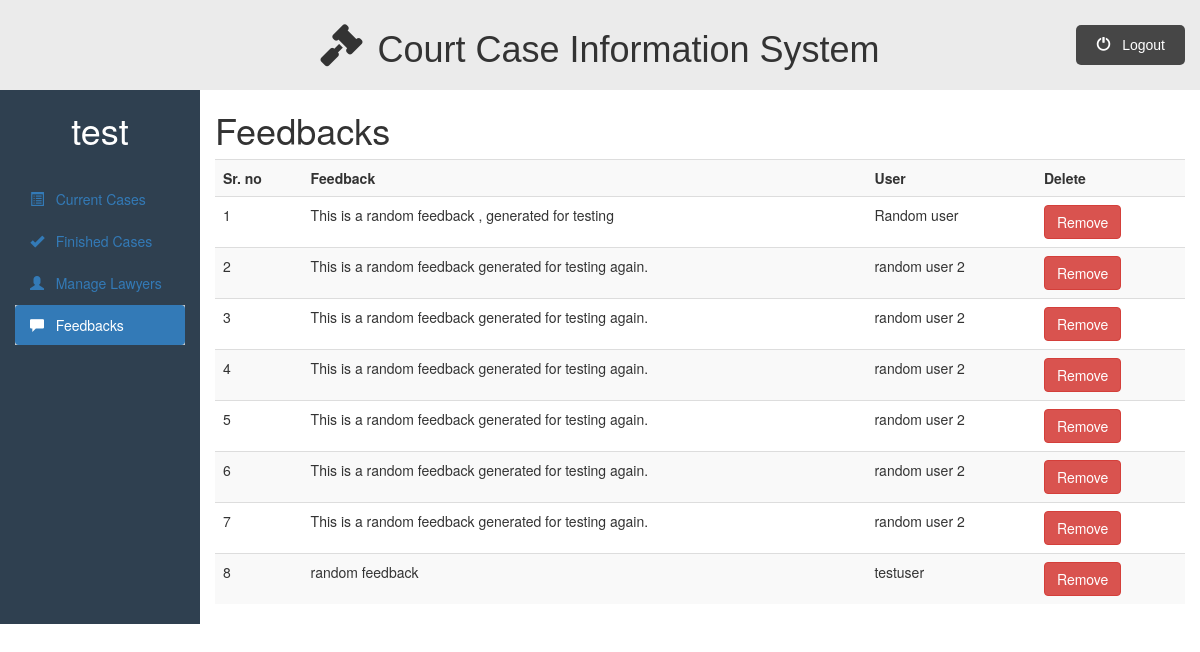
The app's page /admin_dashboard.php?q=feedbacks (signed in) with its own data.
### tables this page shows
CREATE TABLE `feedbacks` (
  `feedback_id` int(11) NOT NULL,
  `feedback_content` varchar(200) NOT NULL,
  `user_name` varchar(50) NOT NULL
);

### admin/feedbacks.php (the view, shortened to what this page needs)
<div class="container-fluid">
    <div class="row">
        <div class="col-sm-2">
            <h1>
                <?php echo $_SESSION["admin_name"]; ?>
            </h1>
            <br>
            <ul id="side_menu" class="nav nav-pills nav-stacked">
                <li class="">
                    <a href="admin_dashboard.php">
                        <span class="glyphicon glyphicon-list-alt"></span>
                        &nbsp; Current Cases
                     </a>
                </li>
                <li class="">
                    <a href="admin_dashboard.php?q=finishedcases">
                        <span class="glyphicon glyphicon-ok"></span>
                        &nbsp; Finished Cases
                    </a>
                </li>
                <li class="">
                    <a href="admin_dashboard.php?q=managelawyers">
                        <span class="glyphicon glyphicon-user"></span>
                        &nbsp; Manage Lawyers
                    </a>
                </li>
                <li class="active">
                    <a href="admin_dashboard.php?q=feedbacks">
                        <span class="glyphicon glyphicon-comment"></span>
                        &nbsp; Feedbacks
                    </a>
                </li>
            </ul>
       </div>
       <div class="col-sm-10">
            <h1>Feedbacks</h1>
            <div class="table-responsive">
                <table class="table table-striped table-hover">
                    <tr>
                        <th>Sr. no</th>
                        <th>Feedback</th>
                        <th>User</th>
                        <th>Delete</th>
                    </tr>
                        <?php
                            require_once("includes/db.php");
                            if ($con) {
                                $x=1;
                                $stmt = $con->prepare("
                                SELECT feedback_id, feedback_content, user_name
                                FROM feedbacks");
                                $stmt->execute();
                                $stmt->store_result();
                                $stmt->bind_result($feedback_id, $feedback, $name);
                                while ($stmt->fetch()) {
                                    echo "
                                    <tr>
                                        <td> {$x} </td>
                                        <td> {$feedback} </td>
                                        <td> {$name} </td>
                                        <td>
                                            <a class='btn btn-danger' href='admin_dashboard.php?q=removefeedback&id={$feedback_id}'>
                                                Remove
                                            </a>
                                        </td>
                                    </tr>
                                    ";
                                    $x++;
                                }
                            }
                            else{
                                echo "Server Prob";
                            }
                        ?>
                </table>
            </div>
       </div>
   </div>
</div>

### admin_dashboard.php (shortened to what this page needs)
<!DOCTYPE html>
<html lang="en">
<head>
    <link rel="stylesheet" href="https://maxcdn.bootstrapcdn.com/bootstrap/3.4.0/css/bootstrap.min.css">
    <link rel="stylesheet" href="public/css/style.css">
    <link rel="stylesheet" href="public/css/dashboard.css">
</head>
<body>
    <div class="title-bar">
        <div id="item1">
            <i class="fas fa-gavel fa-3x"></i>
            <h1>Court Case Information System</h1>
        </div>
        <div id="item2">
            <button class="sm" onclick="window.top.location='logout.php'">
                <span class="glyphicon glyphicon-off"></span>&nbsp;&nbsp;&nbsp;Logout
            </button>
        </div>
    </div>
    <?php
        if(!isset($_GET['q']))
            require_once("admin/currentcases.php");
        elseif($_GET['q'] == "finishedcases")
            require_once("admin/finishedcases.php");
        elseif($_GET['q'] == "managelawyers")
            require_once("admin/managelawyers.php");
        elseif($_GET['q'] == "feedbacks")
            require_once("admin/feedbacks.php");
        elseif($_GET['q'] == "updatecase")
            require_once("admin/updatecase.php");
        elseif($_GET['q'] == 'removefeedback')
            require_once("admin/removefeedback.php");
    ?>
</body>
</html>

### public/css/style.css (style rules this page uses)
* { padding: 0%; margin: 0%; box-sizing: border-box; }
html { scroll-behavior: smooth; }
ul { list-style-type: none; }
.title-bar { display: grid; grid-template-columns: repeat(4,1fr); font-family: Arial, Helvetica, sans-serif ; background-color: rgb(235,235,235); padding: 1rem; justify-content: center; align-content: center; text-align: center; }
#item1 { grid-column-start: 2; grid-column-end: 4; display:flex; align-content: center; justify-content: center; text-align: center; align-items: center; }
#item1>h1 { margin-left:1.5rem; }
#item2 { grid-column-start: 4; grid-column-end: 5; display: flex; align-content: flex-end; justify-content: flex-end; align-items: center; }
.sm { margin-right: 0.5rem; margin-left: 0.8rem; font-size: 1.4rem; border: none; border-radius: 5px; background-color: rgba(0,0,0,0.7); color: white; padding: 10px 20px; }
.active, .accordion:hover { background-color: #ccc; }

### public/css/dashboard.css (style rules this page uses)
.row { background-color: #2f4050; }
.col-sm-10 { background-color: #fff; }
.col-sm-2 h1 { color: #fff; text-align:center; }

### records on screen
feedbacks: feedback_content "This is a random feedback , generated for testing", user_name "Random user"
feedbacks: feedback_content "This is a random feedback generated for testing again.", user_name "random user 2"
feedbacks: feedback_content "This is a random feedback generated for testing again.", user_name "random user 2"
feedbacks: feedback_content "This is a random feedback generated for testing again.", user_name "random user 2"
feedbacks: feedback_content "This is a random feedback generated for testing again.", user_name "random user 2"
feedbacks: feedback_content "This is a random feedback generated for testing again.", user_name "random user 2"
feedbacks: feedback_content "This is a random feedback generated for testing again.", user_name "random user 2"
feedbacks: feedback_content "random feedback", user_name "testuser"

### other values on screen
$_SESSION["admin_name"] "test"
